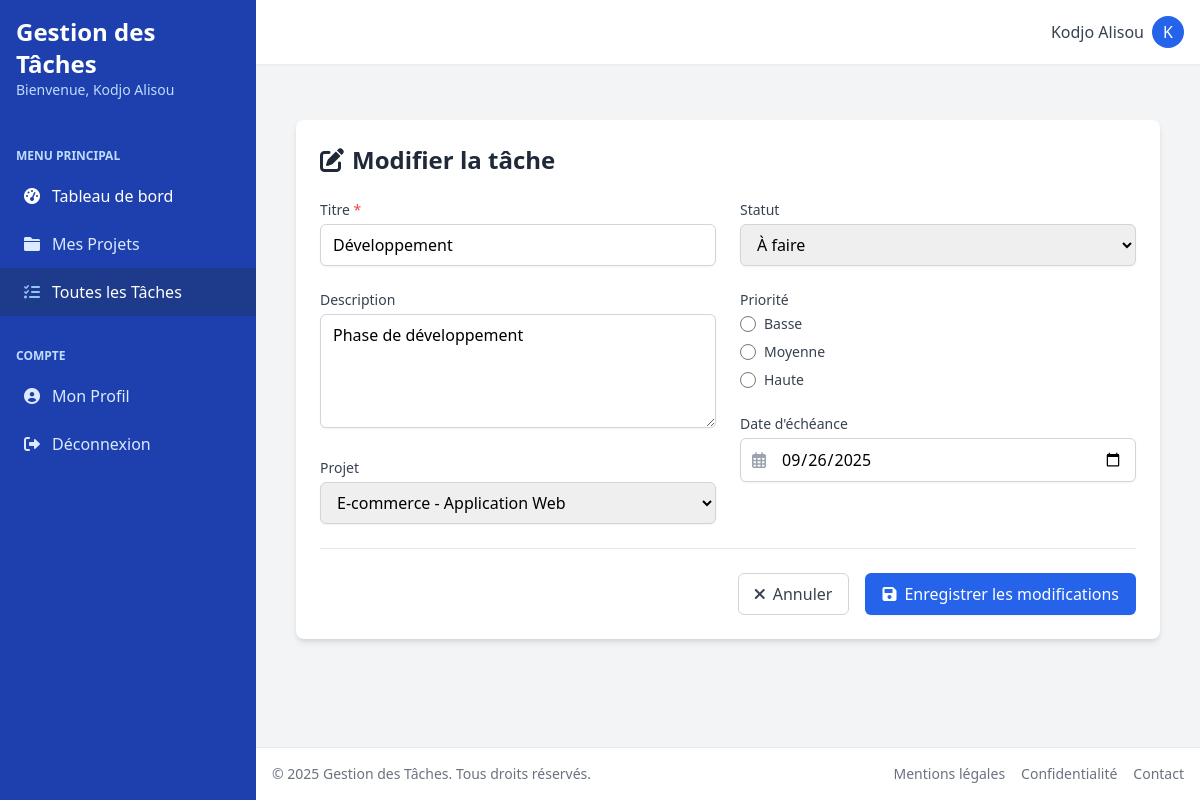
Page /taches/4/modifier/ (signed in) on the committed database.
### authapp/models.py (models this page shows, shortened)
class User(AbstractUser):
    username = None
    email = models.EmailField(_('adresse email'), unique=True)
    first_name = models.CharField(_('prénom'), max_length=30, blank=False)
    last_name = models.CharField(_('nom'), max_length=30, blank=False)
    created_at = models.DateTimeField(_('date de création'), auto_now_add=True)
    updated_at = models.DateTimeField(_('date de mise à jour'), auto_now=True)
    USERNAME_FIELD = 'email'
    REQUIRED_FIELDS = ['first_name', 'last_name']
    objects = UserManager()
    class Meta:
        verbose_name = _('utilisateur')
        verbose_name_plural = _('utilisateurs')

### tasks/models.py (models this page shows, shortened)
class Tache(models.Model):
    class StatutTache(models.TextChoices):
        A_FAIRE = 'a_faire', _('À faire')
        EN_COURS = 'en_cours', _('En cours')
        TERMINEE = 'terminee', _('Terminée')
    class PrioriteTache(models.TextChoices):
        BASSE = 'basse', _('Basse')
        NORMALE = 'normale', _('Normale')
        HAUTE = 'haute', _('Haute')
    titre = models.CharField(_('titre'), max_length=200)
    description = models.TextField(_('description'), blank=True)
    statut = models.CharField(
        _('statut'),
        max_length=10,
        choices=StatutTache.choices,
        default=StatutTache.A_FAIRE
    )
    projet = models.ForeignKey(
        Projet,
        on_delete=models.CASCADE,
        related_name='taches',
        verbose_name=_('projet')
    )
    date_echeance = models.DateTimeField(_('date d\'échéance'), null=True, blank=True)
    priorite = models.CharField(
        _('priorité'),
        max_length=10,
        choices=PrioriteTache.choices,
        default=PrioriteTache.NORMALE
    )
    date_accomplissement = models.DateTimeField(_('date d\'accomplissement'), null=True, blank=True)
    date_creation = models.DateTimeField(_('date de création'), auto_now_add=True)
    date_mise_a_jour = models.DateTimeField(_('date de mise à jour'), auto_now=True)
    cree_par = models.ForeignKey(
        settings.AUTH_USER_MODEL,
        on_delete=models.SET_NULL,
        null=True,
        related_name='taches_crees',
        verbose_name=_('créé par')
    )
    assigne_a = models.ForeignKey(
        settings.AUTH_USER_MODEL,
        on_delete=models.SET_NULL,
        null=True,
        blank=True,
        related_name='taches_assignees',
        verbose_name=_('assigné à')
    )
    class Meta:
        verbose_name = _('tâche')
        verbose_name_plural = _('tâches')
        ordering = ['-date_creation']

### projects/models.py (models this page shows, shortened)
class Projet(models.Model):
    class StatutProjet(models.TextChoices):
        A_FAIRE = 'a_faire', _('À faire')
        EN_COURS = 'en_cours', _('En cours')
        TERMINE = 'termine', _('Terminé')
    titre = models.CharField(_('titre'), max_length=200)
    description = models.TextField(_('description'), blank=True)
    statut = models.CharField(
        _('statut'),
        max_length=10,
        choices=StatutProjet.choices,
        default=StatutProjet.A_FAIRE
    )
    proprietaire = models.ForeignKey(
        settings.AUTH_USER_MODEL,
        on_delete=models.CASCADE,
        related_name='projets',
        verbose_name=_('propriétaire')
    )
    date_creation = models.DateTimeField(_('date de création'), auto_now_add=True)
    date_mise_a_jour = models.DateTimeField(_('date de mise à jour'), auto_now=True)
    class Meta:
        verbose_name = _('projet')
        verbose_name_plural = _('projets')
        ordering = ['-date_creation']

### tasks/views.py (the view, shortened to what this page needs)
# urls.py: path('<int:tache_id>/modifier/', views.modifier_tache, name='modifier'),
@login_required
def modifier_tache(request, tache_id):
    tache = get_object_or_404(
        Tache,
        id=tache_id,
        projet__proprietaire=request.user
    )
    projets = Projet.objects.filter(proprietaire=request.user)
    return render(request, 'tasks/modifier.html', {
        'tache': tache,
        'projets': projets,
        'statuts': Tache.StatutTache.choices
    })

### rbac/context_processors.py (called while the page is built)
def user_permissions(request):
    if not hasattr(request, 'user') or not request.user.is_authenticated:
        return {}
    def has_perm(permission_codename):
        return user_has_permission(request.user, permission_codename)
    def has_role(role_name):
        return user_has_role(request.user, role_name)
    return {
        'has_perm': has_perm,
        'has_role': has_role,
        'is_admin': request.user.is_superuser or has_role('admin'),
    }

### templates/tasks/modifier.html (shortened to what this page needs)
{% extends 'base.html' %}
{% load static %}
{% block content %}
<div class="container mx-auto px-4 py-8">
    <div class="bg-white rounded-lg shadow-md p-6">
        <h1 class="text-2xl font-bold text-gray-800 mb-6">
            <i class="fas fa-edit mr-2"></i>Modifier la tâche
        </h1>
        <form method="post" class="space-y-6">
            <div class="grid grid-cols-1 md:grid-cols-2 gap-6">
                <div class="space-y-6">
                    <div>
                        <label for="titre" class="block text-sm font-medium text-gray-700 mb-1">
                            Titre <span class="text-red-500">*</span>
                        </label>
                        <input type="text" name="titre" id="titre" value="{{ tache.titre }}"
                               class="w-full px-3 py-2 border border-gray-300 rounded-md shadow-sm focus:outline-none focus:ring-2 focus:ring-blue-500 focus:border-blue-500" required>
                    </div>
                    <div>
                        <label for="description" class="block text-sm font-medium text-gray-700 mb-1">
                            Description
                        </label>
                        <textarea name="description" id="description" rows="4"
                                  class="w-full px-3 py-2 border border-gray-300 rounded-md shadow-sm focus:outline-none focus:ring-2 focus:ring-blue-500 focus:border-blue-500">{{ tache.description|default:'' }}</textarea>
                    </div>
                    <div>
                        <label for="projet" class="block text-sm font-medium text-gray-700 mb-1">
                            Projet
                        </label>
                        <select name="projet" id="projet" class="w-full px-3 py-2 border border-gray-300 rounded-md shadow-sm focus:outline-none focus:ring-2 focus:ring-blue-500 focus:border-blue-500">
                            {% for projet in projets %}
                                <option value="{{ projet.id }}" {% if tache.projet_id == projet.id %}selected{% endif %}>
                                    {{ projet.titre }}
                                </option>
                            {% endfor %}
                        </select>
                    </div>
                </div>
                <div class="space-y-6">
                    <div>
                        <label for="statut" class="block text-sm font-medium text-gray-700 mb-1">
                            Statut
                        </label>
                        <select name="statut" id="statut" class="w-full px-3 py-2 border border-gray-300 rounded-md shadow-sm focus:outline-none focus:ring-2 focus:ring-blue-500 focus:border-blue-500">
                            {% for value, label in statuts %}
                                <option value="{{ value }}" {% if tache.statut == value %}selected{% endif %}>
                                    {{ label }}
                                </option>
                            {% endfor %}
                        </select>
                    </div>
                    <div>
                        <label for="priorite" class="block text-sm font-medium text-gray-700 mb-1">
                            Priorité
                        </label>
                        <div class="space-y-2">
                            <div class="flex items-center">
                                <input type="radio" name="priorite" id="priorite_basse" value="basse"
                                       class="h-4 w-4 text-blue-600 focus:ring-blue-500 border-gray-300"
                                       {% if tache.priorite == 'basse' %}checked{% endif %}>
                                <label for="priorite_basse" class="ml-2 block text-sm text-gray-700">
                                    Basse
                                </label>
                            </div>
                            <div class="flex items-center">
                                <input type="radio" name="priorite" id="priorite_moyenne" value="moyenne"
                                       class="h-4 w-4 text-blue-600 focus:ring-blue-500 border-gray-300"
                                       {% if tache.priorite == 'moyenne' or not tache.priorite %}checked{% endif %}>
                                <label for="priorite_moyenne" class="ml-2 block text-sm text-gray-700">
                                    Moyenne
                                </label>
                            </div>
                            <div class="flex items-center">
                                <input type="radio" name="priorite" id="priorite_haute" value="haute"
                                       class="h-4 w-4 text-blue-600 focus:ring-blue-500 border-gray-300"
                                       {% if tache.priorite == 'haute' %}checked{% endif %}>
                                <label for="priorite_haute" class="ml-2 block text-sm text-gray-700">
                                    Haute
                                </label>
                            </div>
                        </div>
                    </div>
                    <div>
                        <label for="date_echeance" class="block text-sm font-medium text-gray-700 mb-1">
                            Date d'échéance
                        </label>
                        <div class="relative">
                            <div class="absolute inset-y-0 left-0 pl-3 flex items-center pointer-events-none">
                            </div>
                            <input type="date" name="date_echeance" id="date_echeance"
                                   value="{{ tache.date_echeance|date:'Y-m-d' }}"
                                   class="pl-10 w-full px-3 py-2 border border-gray-300 rounded-md shadow-sm focus:outline-none focus:ring-2 focus:ring-blue-500 focus:border-blue-500">
                        </div>
                    </div>
                </div>
            </div>
            <div class="flex justify-end space-x-4 pt-6 border-t border-gray-200">
                <a href="{% url 'tasks:detail' tache.id %}"
                   class="px-4 py-2 border border-gray-300 rounded-md text-gray-700 bg-white hover:bg-gray-50">
                    <i class="fas fa-times mr-2"></i>Annuler
                </a>
                <button type="submit" class="px-4 py-2 border border-transparent rounded-md shadow-sm text-white bg-blue-600 hover:bg-blue-700 focus:outline-none focus:ring-2 focus:ring-offset-2 focus:ring-blue-500">
                    <i class="fas fa-save mr-2"></i>Enregistrer les modifications
                </button>
            </div>
        </form>
    </div>
</div>
{% endblock %}
{% block extra_js %}
<link rel="stylesheet" href="https://cdn.jsdelivr.net/npm/flatpickr/dist/flatpickr.min.css">
{% endblock %}

### templates/base.html (shortened to what this page needs)
<!DOCTYPE html>
{% load static %}
<html lang="fr">
<head>
    <link href="https://cdn.jsdelivr.net/npm/tailwindcss@2.2.19/dist/tailwind.min.css" rel="stylesheet">
    <link rel="stylesheet" href="https://cdnjs.cloudflare.com/ajax/libs/font-awesome/6.0.0-beta3/css/all.min.css">
</head>
<body class="bg-gray-100">
    <div class="min-h-screen flex relative">
        <div class="bg-blue-800 text-white w-64 flex-shrink-0" style="position: relative; z-index: 1;">
            <div class="p-4">
                <h1 class="text-2xl font-bold">Gestion des Tâches</h1>
                {% if user.is_authenticated %}
                <p class="text-blue-200 text-sm">Bienvenue, {{ user.get_full_name|default:user.email }}</p>
                {% endif %}
            </div>
            {% if user.is_authenticated %}
            <nav class="mt-6">
                <div class="px-4 py-2 text-blue-200 uppercase text-xs font-semibold">Menu Principal</div>
                <a href="{% url 'tableau_de_bord' %}"
                   class="flex items-center px-6 py-3 text-white hover:bg-blue-700">
                    <i class="fas fa-tachometer-alt mr-3"></i>
                    Tableau de bord
                </a>
                <a href="{% url 'projects:liste' %}"
                   class="flex items-center px-6 py-3 text-blue-100 hover:bg-blue-700">
                    <i class="fas fa-folder mr-3"></i>
                    Mes Projets
                </a>
                <a href="{% url 'tasks:liste' %}"
                   class="flex items-center px-6 py-3 text-blue-100 hover:bg-blue-700">
                    <i class="fas fa-tasks mr-3"></i>
                    Toutes les Tâches
                </a>
                <div class="px-4 py-2 text-blue-200 uppercase text-xs font-semibold mt-6">Compte</div>
                <a href="{% url 'authapp:profil' %}"
                   class="flex items-center px-6 py-3 text-blue-100 hover:bg-blue-700">
                    <i class="fas fa-user-circle mr-3"></i>
                    Mon Profil
                </a>
                <a href="{% url 'authapp:deconnexion' %}"
                   class="flex items-center px-6 py-3 text-blue-100 hover:bg-blue-700">
                    <i class="fas fa-sign-out-alt mr-3"></i>
                    Déconnexion
                </a>
            </nav>
            {% endif %}
        </div>
        <div class="flex-1 flex flex-col overflow-visible" style="position: relative; z-index: 1;">
            <header class="bg-white shadow-sm z-10">
                <div class="flex items-center justify-between p-4">
                    {% if user.is_authenticated %}
                    <div class="flex items-center">
                        <div class="relative">
                            <button id="user-menu" class="flex items-center focus:outline-none">
                                <span class="text-gray-700 mr-2 hidden md:inline">{{ user.get_full_name|default:user.email }}</span>
                                <div class="w-8 h-8 rounded-full bg-blue-600 flex items-center justify-center text-white">
                                    {{ user.first_name|first|default:user.email|first|upper }}
                                </div>
                            </button>
                        </div>
                    </div>
                    {% endif %}
                </div>
            </header>
            <main class="flex-1 overflow-x-hidden overflow-y-auto bg-gray-100 p-6">
                {% block content %}{% endblock %}
            </main>
            <footer class="bg-white border-t border-gray-200 p-4">
                <div class="flex items-center justify-between text-sm text-gray-500">
                    <div>
                        &copy; {% now "Y" %} Gestion des Tâches. Tous droits réservés.
                    </div>
                    <div class="flex space-x-4">
                        <a href="#" class="hover:text-blue-600">Mentions légales</a>
                        <a href="#" class="hover:text-blue-600">Confidentialité</a>
                        <a href="#" class="hover:text-blue-600">Contact</a>
                    </div>
                </div>
            </footer>
        </div>
    </div>
    {% block extra_js %}{% endblock %}
</body>
</html>

### rows in the picture
User: get_full_name "Kodjo Alisou", first_name|first "K"
Tache: titre "Développement", description "Phase de développement", projet "E-commerce - Application Web", statut "À faire", priorite "☐ Basse", priorite "☐ Moyenne", priorite "☐ Haute", date_echeance "09/26/2025"
